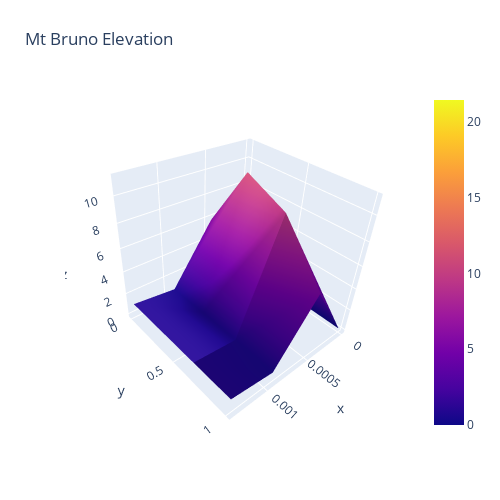

The code cell stored with this chart in its notebook:
### Code cell
import plotly.graph_objects as go
import pandas as pd
import numpy as np
# Read data from a csv
z_data = pd.read_csv('https://raw.githubusercontent.com/plotly/datasets/master/api_docs/mt_bruno_elevation.csv')
z = df_train.cityblock.values
sh_0, sh_1 = z.shape
x, y = np.linspace(0, 1, sh_0), np.linspace(0, 1, sh_1)
fig = go.Figure(data=[go.Surface(z=z, x=x, y=y)])
fig.update_layout(title='Mt Bruno Elevation', autosize=False,
                  width=500, height=500,
                  margin=dict(l=65, r=50, b=65, t=90))
fig.show()

### Figure 1 — Plotly figure (JSON) as saved in the notebook; plotly's stock layout.template omitted (floating-point values rounded to 4 significant figures; data arrays with more than 128 entries replaced by an {"elided": "..."} marker saying what was removed)
{"data": [{"type": "surface", "x": {"elided": "2200 float values"}, "y": [0, 0.3333, 0.6667, 1], "z": {"elided": "2200x4 float values"}}], "layout": {"autosize": false, "height": 500, "margin": {"b": 65, "l": 65, "r": 50, "t": 90}, "scene": {"aspectmode": "auto", "aspectratio": {"x": 1, "y": 1, "z": 1}, "camera": {"center": {"x": 0, "y": 0, "z": 0}, "eye": {"x": 1.412, "y": 1.412, "z": 1.412}, "projection": {"type": "perspective"}, "up": {"x": 0.04338, "y": -0.04157, "z": 0.9982}}}, "title": {"text": "Mt Bruno Elevation"}, "width": 500}}
